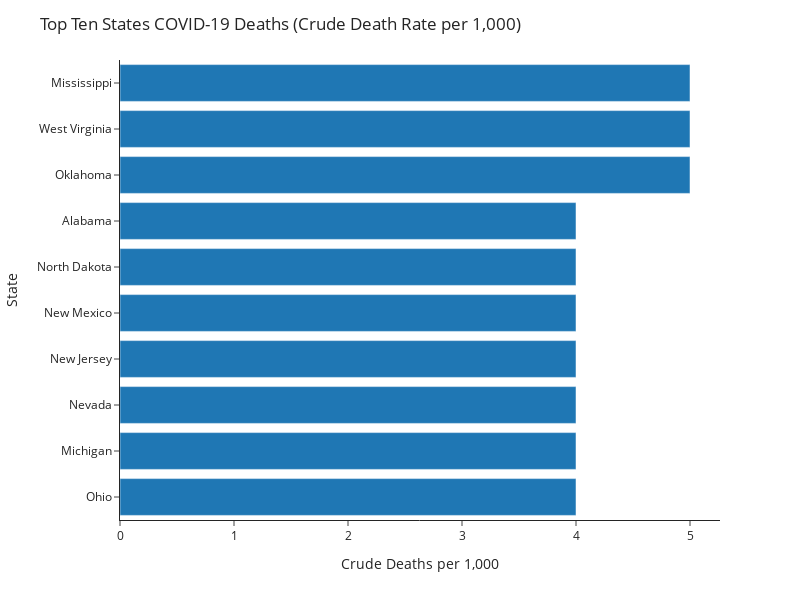

Write notebook code for a chart like this one.
### Code cell
plot = all_df.groupby('state').agg({'crude_deaths':'max'}). \
              sort_values('crude_deaths', ascending=False).reset_index().head(10)
fig = px.bar(plot, x='crude_deaths', y='state', template='simple_white',
             width=800, height=600, labels={'crude_deaths': 'Crude Deaths per 1,000',
                                            'state': 'State'})
fig.update_layout(title='Top Ten States COVID-19 Deaths (Crude Death Rate per 1,000)',
                  hoverlabel=dict(bgcolor='wheat', font_size=15), hovermode='x')
fig.update_layout(yaxis={'categoryorder':'total ascending'})
fig.show()
fig.write_html('../images/top10CRD.html')

### Figure 1 — Plotly figure (JSON) as saved in the notebook; plotly's stock layout.template omitted (floating-point values rounded to 4 significant figures)
{"data": [{"alignmentgroup": "True", "hovertemplate": "Crude Deaths per 1,000=%{x}<br>State=%{y}<extra></extra>", "legendgroup": "", "marker": {"color": "#1F77B4", "pattern": {"shape": ""}}, "name": "", "offsetgroup": "", "orientation": "h", "showlegend": false, "textposition": "auto", "type": "bar", "x": [5, 5, 5, 4, 4, 4, 4, 4, 4, 4], "xaxis": "x", "y": ["Oklahoma", "West Virginia", "Mississippi", "Ohio", "Michigan", "Nevada", "New Jersey", "New Mexico", "North Dakota", "Alabama"], "yaxis": "y"}], "layout": {"barmode": "relative", "height": 600, "hoverlabel": {"bgcolor": "wheat", "font": {"size": 15}}, "hovermode": "x", "legend": {"tracegroupgap": 0}, "margin": {"t": 60}, "title": {"text": "Top Ten States COVID-19 Deaths (Crude Death Rate per 1,000)"}, "width": 800, "xaxis": {"anchor": "y", "autorange": true, "domain": [0, 1], "range": [0, 5.263], "title": {"text": "Crude Deaths per 1,000"}, "type": "linear"}, "yaxis": {"anchor": "x", "autorange": true, "categoryorder": "total ascending", "domain": [0, 1], "range": [-0.5, 9.5], "title": {"text": "State"}, "type": "category"}}}
